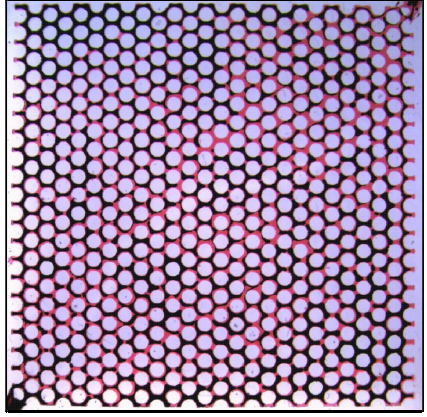
#> input picture temp/a.png, 427 x 417 px, found by its file name
$ jupyter execute Untitled1.ipynb   (shell and % lines are left out)   (older library calls are emulated)
#> lines starting #> are read from the running program, lines starting #| are printed output that depends on the picture; after the words box and inside, x2 and y2 are one past the last pixel; in counts of white or black regions, pixels touching at a corner belong together
[cell 1]
import numpy as np
import matplotlib.pyplot as plt
import cv2
from skimage import io,color,exposure,filters,morphology
import skimage.morphology as sm
from scipy.misc import imread

[cell 2]
img=io.imread('C:/Users/Administrator/Desktop/a.png')
#> img is the input picture: shape (417, 427, 3); mean R, G, B 158.5, 132.9, 164.9
io.imshow(img)

[cell 3]
plt.figure(num='img',figsize=(32,32))  #创建一个名为astronaut的窗口,并设置大小
plt.subplot(3,2,1)     #将窗口分为两行两列四个子图，则可显示四幅图片
plt.title('origin image')   #第一幅图片标题
plt.imshow(img)      #绘制第一幅图片

plt.subplot(3,2,2)     #第二个子图
plt.title('R channel')   #第二幅图片标题
plt.imshow(img[:,:,0],plt.cm.gray)      #绘制第二幅图片,且为灰度图
plt.axis('off')     #不显示坐标尺寸
plt.subplot(3,2,3)
t=-img[:,:,0]
plt.imshow(t,plt.cm.gray)

plt.subplot(3,2,4)     #第三个子图
plt.title('G channel')   #第三幅图片标题
plt.imshow(img[:,:,1],plt.cm.gray)      #绘制第三幅图片,且为灰度图
plt.axis('off')     #不显示坐标尺寸

plt.subplot(3,2,5)     #第四个子图
plt.title('B channel')   #第四幅图片标题
plt.imshow(img[:,:,2],plt.cm.gray)      #绘制第四幅图片,且为灰度图
plt.axis('off')     #不显示坐标尺寸

plt.show()   #显示窗口

[cell 4]


dstw=sm.white_tophat(t,sm.square(2))
dmbh=dstw-t
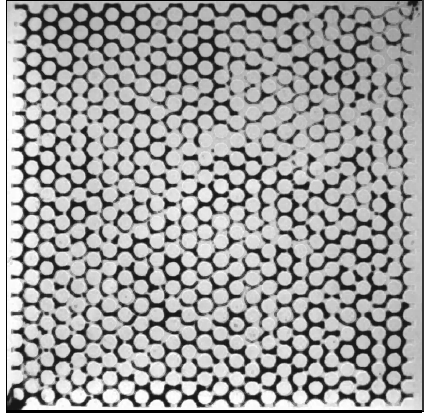
#> dmbh: shape (417, 427); min 0, max 255, mean 161
dstb=sm.black_tophat(t,sm.square(2))
dmh=dstb-dmbh
gam2= exposure.adjust_gamma(dmh,2)
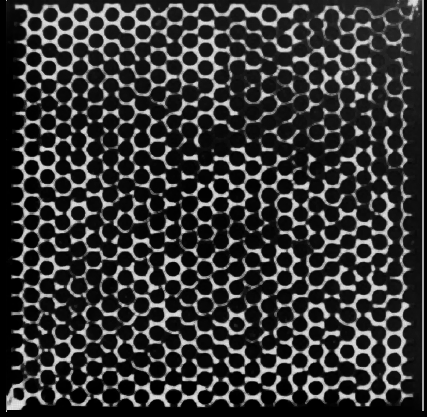
#> gam2: shape (417, 427); min 0, max 230, mean 53.1

plt.imshow(gam2,plt.cm.gray)
plt.axis('off')

[cell 5]
dstw1=sm.white_tophat(img[:,:,1],sm.square(2))
dmbh1=dstw1-img[:,:,1]
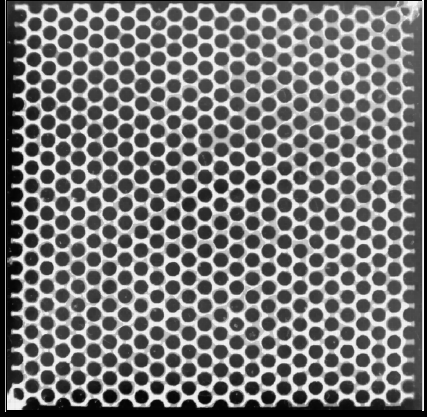
#> dmbh1: shape (417, 427); min 0, max 245, mean 120.9
dstb1=sm.black_tophat(img[:,:,1],sm.square(2))
dmh1=dstb1-dmbh1
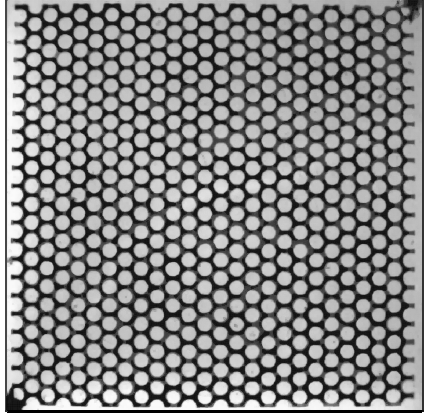
#> dmh1: shape (417, 427); min 0, max 255, mean 134.2
gam1= exposure.adjust_gamma(dmh1,1.2)

plt.imshow(gam1,plt.cm.gray)
plt.axis('off')

[cell 6]
thresh = filters.threshold_otsu(gam2)   #返回一个阈值
#> thresh = 93
dst =(gam2 >= thresh)*1.0
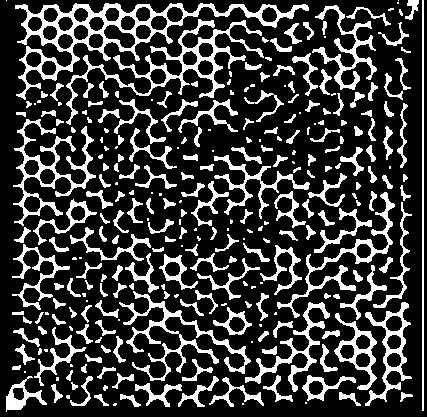
#> dst: shape (417, 427) float64; values 0 (black) and 1 (white), 23.1% white; 280 white regions (76 under 20 px), largest, box (x1, y1, x2, y2) and area: (15, 3, 309, 100) 4398, (66, 19, 264, 125) 2708, (119, 291, 251, 381) 1956
plt.imshow(dst,plt.cm.gray)

[cell 7]
plt.figure(num='img',figsize=(16,16))
thresh1 = filters.threshold_otsu(gam1)   #返回一个阈值
#> thresh1 = 112
dst1 =(gam1 >= thresh)*1.0
#> dst1: shape (417, 427) float64; values 0 (black) and 1 (white), 60.8% white; 1 black region, box (x1, y1, x2, y2) and area: (5, 0, 424, 413) 69743
plt.imshow(dst1,plt.cm.gray)

[cell 8]
plt.figure(num='img',figsize=(16,16))
dst2=sm.dilation(dst1,sm.square(2))
#> dst2: shape (417, 427) float64; values 0 (black) and 1 (white), 71.1% white; 2 black regions (1 under 20 px), largest, box (x1, y1, x2, y2) and area: (5, 0, 423, 412) 51532
dst3=sm.erosion(dst2,sm.square(2))
#> dst3: shape (417, 427) float64; values 0 (black) and 1 (white), 60.8% white; 1 black region, box (x1, y1, x2, y2) and area: (4, 0, 423, 412) 69719
plt.imshow(dst3,plt.cm.gray)

[cell 9]
plt.figure(num='img',figsize=(16,16))
ys=1-dst3
plt.subplot(211)
plt.imshow(ys,plt.cm.gray)
mergedByNp = np.dstack([dst,ys,img[:,:,2]])
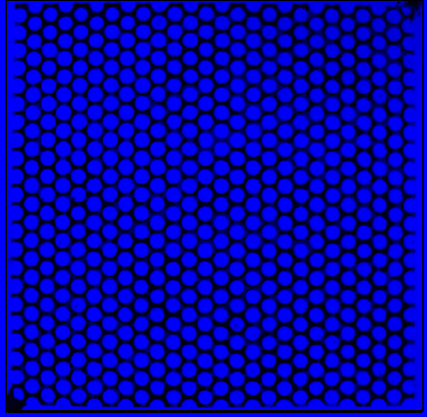
#> mergedByNp: shape (417, 427, 3) float64; mean R, G, B 0.2, 0.4, 164.9
plt.subplot(212)
plt.imshow(mergedByNp)
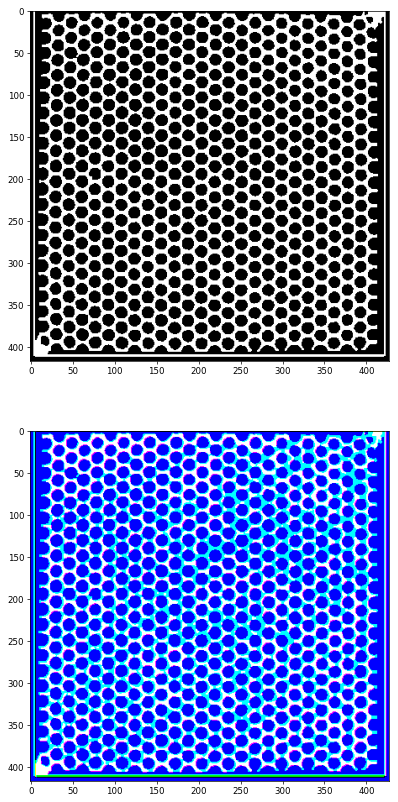
#> figure drawn by matplotlib, 2 panels

[cell 10]
plt.figure(num='img',figsize=(16,16))
skeleton =morphology.skeletonize(ys)
#> skeleton: shape (417, 427) bool; 9.8% white in thin lines or dots
sss=1-skeleton
#> sss: shape (417, 427) int64; values 0 (black) and 1 (white), 90.2% white; black in thin lines or dots
plt.imshow(sss,plt.cm.gray)

[cell 11]
plt.figure(num='img',figsize=(16,16))
skel, distance =morphology.medial_axis(ys, return_distance=True)
#> skel: shape (417, 427) bool; 9.3% white in thin lines or dots
dist_on_skel = distance * skel
fig, (ax1, ax2) = plt.subplots(2, 1, figsize=(8, 16))
ax1.imshow(ys, cmap=plt.cm.gray, interpolation='nearest')
ax2.imshow(dist_on_skel, cmap=plt.cm.spectral, interpolation='nearest')

[cell 12]
plt.figure(num='img',figsize=(32,32))
y=sss+ys
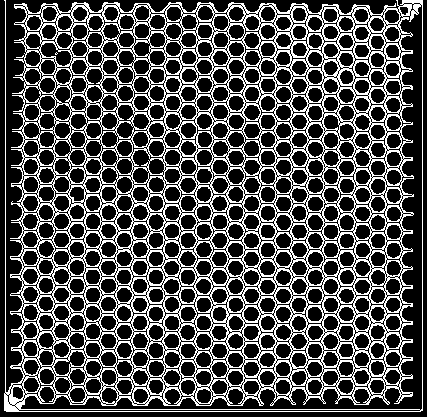
#> y: shape (417, 427) float64; values 1 (black) and 2 (white), 29.3% white in thin lines or dots
plt.imshow(y,'gray')

[cell 13]
plt.figure(num='img',figsize=(32,32))
b1=sm.erosion(y,sm.square(2))
#> b1: shape (417, 427) float64; values 1 (black) and 2 (white), 8.2% white in thin lines or dots
b2=sm.erosion(1-y,sm.square(2))
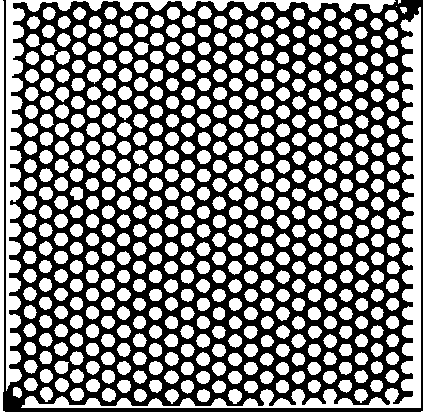
#> b2: shape (417, 427) float64; values -1 (black) and 0 (white), 51.7% white; 1 black region, box (x1, y1, x2, y2) and area: (3, 0, 423, 412) 86039
j=b1-b2     #击中击不中变换
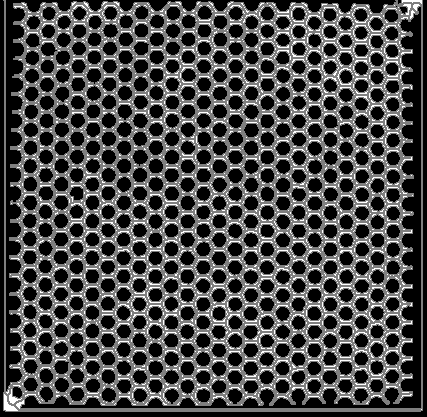
#> j: shape (417, 427) float64; min 1, max 3, mean 1.56; drawn with min black and max white
j1=abs(b1-b2)
plt.imshow(j,'gray')
#plt.imshow(j1,'gray')
